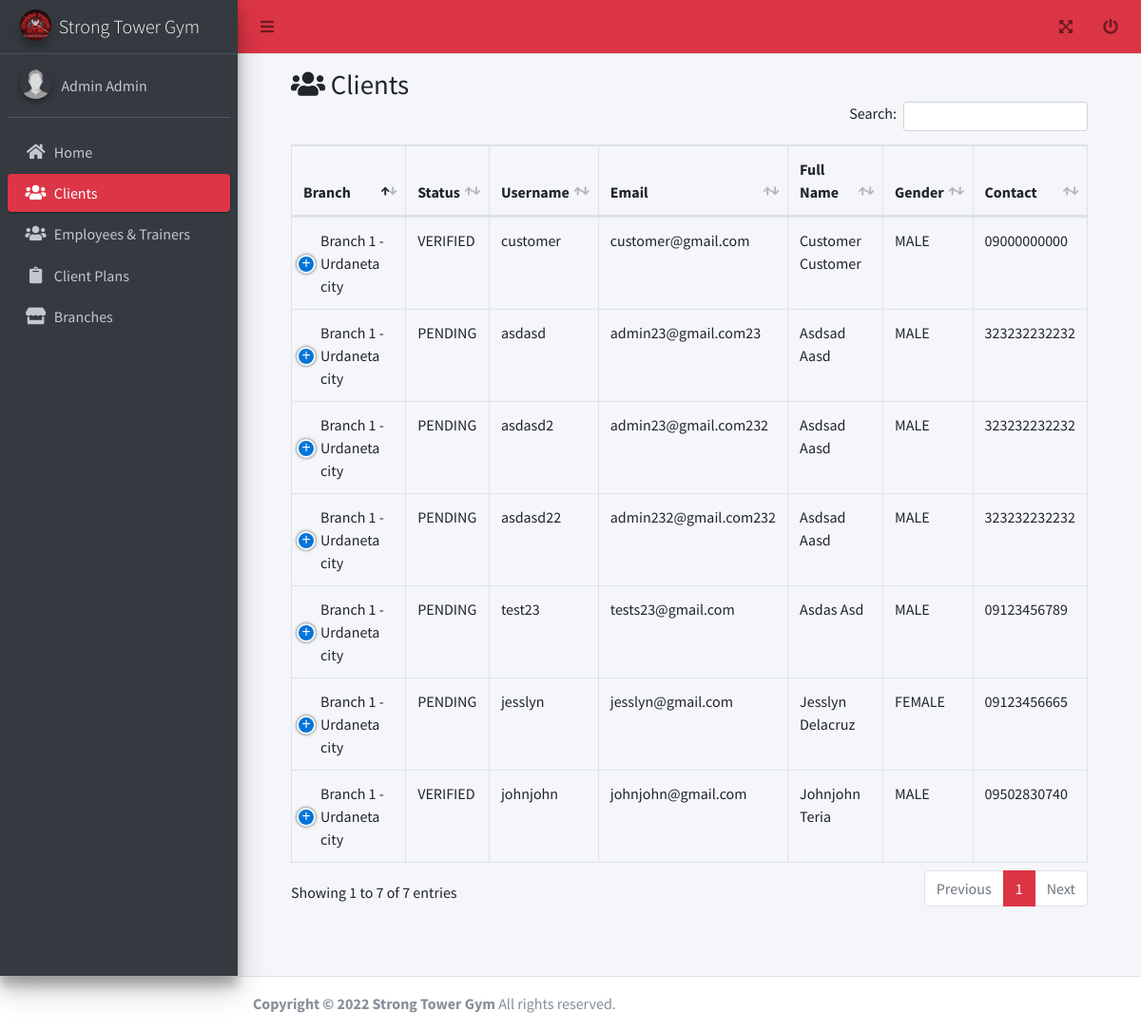
Before: /admin/clients.php (signed in) with the older database file.
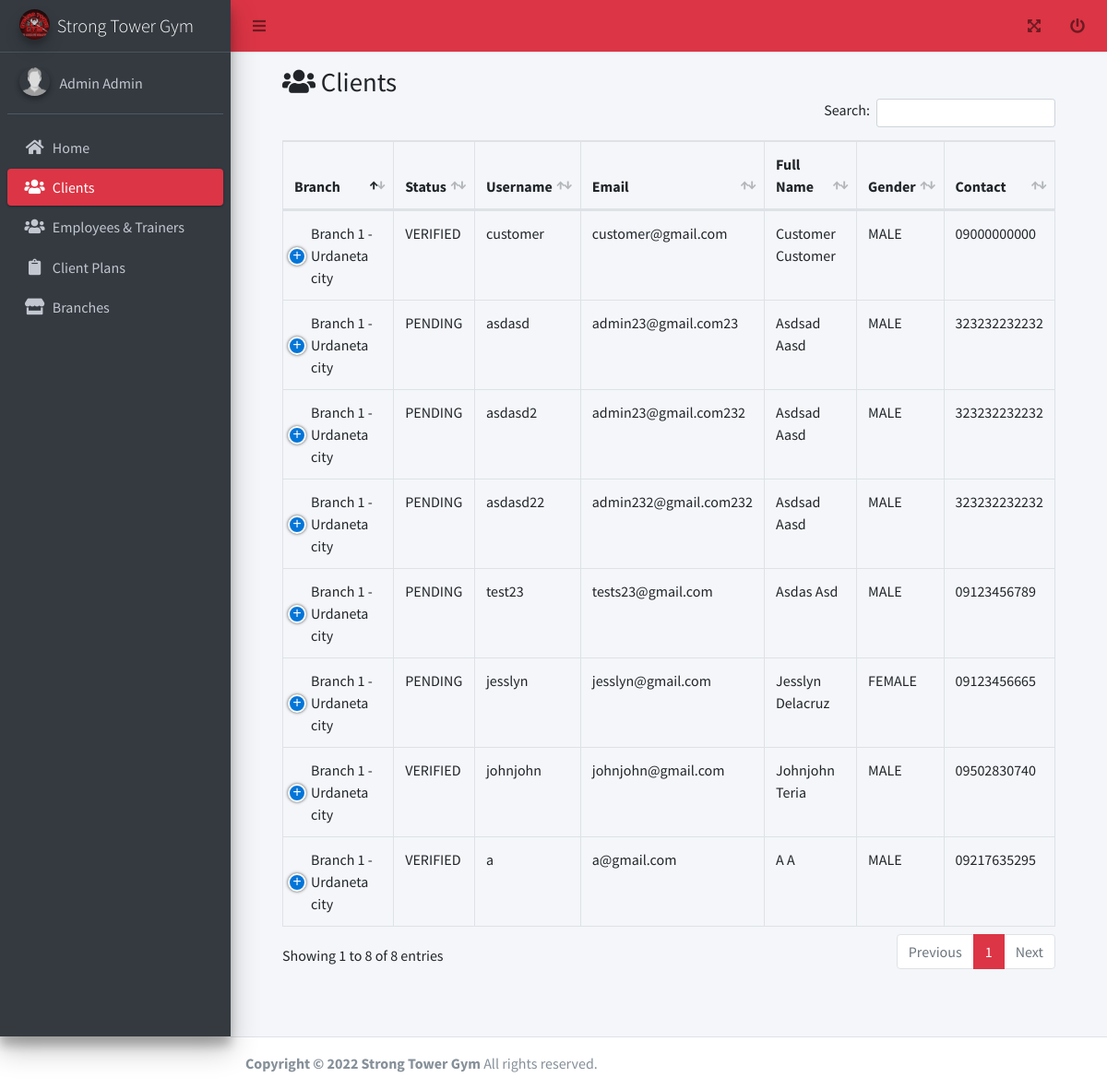
After: the same page with the newer database file.
### tables this page shows
CREATE TABLE `tbl_user` (
  `id` int(11) NOT NULL AUTO_INCREMENT,
  `username` varchar(255) DEFAULT NULL,
  `email` varchar(255) DEFAULT NULL,
  `password` varchar(255) DEFAULT NULL,
  `branch_id` int(11) DEFAULT NULL,
  `access_id` int(11) DEFAULT NULL,
  `client_plan_id` int(11) DEFAULT 0,
  `plan_expiration_date` date DEFAULT NULL,
  `verified` tinyint(4) DEFAULT 0,
  `created_date` datetime DEFAULT current_timestamp(),
  `updated_date` datetime DEFAULT current_timestamp(),
  `deleted_flag` tinyint(4) DEFAULT 0,
  `access` varchar(45) DEFAULT NULL,
  PRIMARY KEY (`id`)
);

CREATE TABLE `tbl_branch` (
  `id` int(11) NOT NULL AUTO_INCREMENT,
  `name` varchar(255) DEFAULT NULL,
  `description` text DEFAULT NULL,
  `created_date` datetime DEFAULT current_timestamp(),
  `updated_date` datetime DEFAULT current_timestamp(),
  `deleted_flag` tinyint(4) DEFAULT 0,
  `sub_title` text DEFAULT NULL,
  PRIMARY KEY (`id`)
);

CREATE TABLE `tbl_user_info` (
  `id` int(11) NOT NULL AUTO_INCREMENT,
  `first_name` varchar(255) DEFAULT NULL,
  `middle_name` varchar(45) DEFAULT NULL,
  `last_name` varchar(45) DEFAULT NULL,
  `gender_id` int(11) DEFAULT NULL,
  `contact_no` varchar(45) DEFAULT NULL,
  `picture` varchar(255) DEFAULT 'default.jpg',
  `created_date` datetime DEFAULT current_timestamp(),
  `updated_date` datetime DEFAULT current_timestamp(),
  `deleted_flag` tinyint(4) DEFAULT 0,
  `address` varchar(45) DEFAULT NULL,
  `medical_certificate` varchar(225) DEFAULT 'default.jpg',
  PRIMARY KEY (`id`)
);

CREATE TABLE `tbl_gender` (
  `id` int(11) NOT NULL AUTO_INCREMENT,
  `name` varchar(45) DEFAULT NULL,
  `created_date` datetime DEFAULT current_timestamp(),
  `updated_date` datetime DEFAULT current_timestamp(),
  `deleted_flag` tinyint(4) DEFAULT 0,
  PRIMARY KEY (`id`)
);

### functions.php (called while the page is built, shortened)
<?php
function get_list($sql)
{
  $data = array();
  $result = mysqli_query($_SESSION['conn'], $sql);
  while ($row = mysqli_fetch_assoc($result)) {
    $data[] = $row;
  }
  return $data;
}

### admin/clients.php (the view, shortened to what this page needs)
<?php include('header.php'); ?>
<link rel="stylesheet" href="../adminlte/plugins/datatables-bs4/css/dataTables.bootstrap4.min.css">
<link rel="stylesheet" href="../adminlte/plugins/datatables-responsive/css/responsive.bootstrap4.min.css">
<link rel="stylesheet" href="../adminlte/plugins/datatables-buttons/css/buttons.bootstrap4.min.css">
<div>
  <div class="content-wrapper">
    <div class="content-header">
      <div class="container-fluid" id="content">
        <div class="row mb-2">
          <div class="col-sm-12">
            <h1 class="m-0"><i class="fa fa-users"></i> Clients</h1>
          </div>
          <div class="col-sm-12">
            <table id="example2" class="table table-bordered table-hover dataTable dtr-inline" aria-describedby="example2_info">
              <thead>
                <tr>
                  <th>Branch</th>
                  <th>Status</th>
                  <th>Username</th>
                  <th>Email</th>
                  <th>Full Name</th>
                  <th>Gender</th>
                  <th>Contact</th>
                </tr>
              </thead>
              <tbody>
                <?php
                $where = in_array($_SESSION['user']->access_id, array(2, 3, 4)) ? " and u.branch_id = '" . $_SESSION['user']->branch_id . "'" : "";
                $sql = "select b.name as `branch`,g.name as `gender`,UPPER(a.name) as 'access',ui.*,u.* from tbl_user u inner join tbl_user_info ui on ui.id = u.id inner join tbl_access a on a.id = u.access_id inner join tbl_gender g on g.id = ui.gender_id inner join tbl_branch b on b.id = u.branch_id where u.access_id = 4 and u.deleted_flag = 0 $where";
                ?>
                <?php foreach (get_list($sql) as $res) { ?>
                  <tr>
                    <td><?php echo ucfirst($res['branch']); ?></td>
                    <td><?php echo ($res['verified']) ? 'VERIFIED' : 'PENDING'; ?></td>
                    <td><?php echo $res['username']; ?></td>
                    <td><?php echo $res['email']; ?></td>
                    <td><?php echo ucwords($res['first_name'] . ' ' . $res['last_name']); ?></td>
                    <td><?php echo strtoupper($res['gender']); ?></td>
                    <td><?php echo $res['contact_no']; ?></td>
                  </tr>
                <?php } ?>
              </tbody>
            </table>
          </div>
        </div>
      </div>
    </div>
  </div>
</div>
</div>
<?php include('footer.php'); ?>

Changed rows visible on the page:
added tbl_user: branch.name "Branch 1 - Urdaneta city", verified "VERIFIED", username "a", email "a@gmail.com", tbl_user_info.first_name+last_name "A A", tbl_gender.name "MALE", tbl_user_info.contact_no "09217635295"
Other visible differences:
text written by a page script: "Search: Showing 1 to 7 of 7 entries Previous 1 Next" → "Search: Showing 1 to 8 of 8 entries Previous 1 Next"
